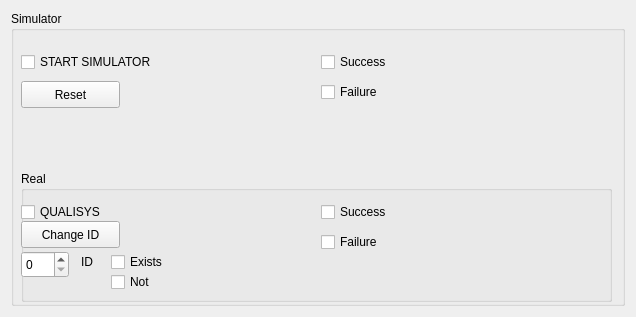
<?xml version="1.0" encoding="UTF-8"?>
<ui version="4.0">
 <class>Form</class>
 <widget class="QWidget" name="Form">
  <property name="geometry">
   <rect>
    <x>0</x>
    <y>0</y>
    <width>636</width>
    <height>317</height>
   </rect>
  </property>
  <property name="windowTitle">
   <string>Form</string>
  </property>
  <property name="styleSheet">
   <string notr="true"/>
  </property>
  <layout class="QGridLayout" name="gridLayout">
   <item row="0" column="0">
    <widget class="QGroupBox" name="groupBox">
     <property name="title">
      <string>Simulator</string>
     </property>
     <widget class="QCheckBox" name="ButtonSTART_SIM">
      <property name="geometry">
       <rect>
        <x>10</x>
        <y>40</y>
        <width>306</width>
        <height>22</height>
       </rect>
      </property>
      <property name="text">
       <string>START SIMULATOR</string>
      </property>
     </widget>
     <widget class="QCheckBox" name="SimulatorSuccess">
      <property name="geometry">
       <rect>
        <x>310</x>
        <y>40</y>
        <width>306</width>
        <height>22</height>
       </rect>
      </property>
      <property name="text">
       <string>Success</string>
      </property>
     </widget>
     <widget class="QCheckBox" name="SimulatorFailure">
      <property name="geometry">
       <rect>
        <x>310</x>
        <y>70</y>
        <width>97</width>
        <height>22</height>
       </rect>
      </property>
      <property name="text">
       <string>Failure</string>
      </property>
     </widget>
     <widget class="QGroupBox" name="groupBox_2">
      <property name="geometry">
       <rect>
        <x>10</x>
        <y>160</y>
        <width>591</width>
        <height>131</height>
       </rect>
      </property>
      <property name="title">
       <string>Real</string>
      </property>
      <widget class="QCheckBox" name="Qualisys">
       <property name="geometry">
        <rect>
         <x>0</x>
         <y>30</y>
         <width>97</width>
         <height>22</height>
        </rect>
       </property>
       <property name="text">
        <string>QUALISYS</string>
       </property>
      </widget>
      <widget class="QCheckBox" name="QualisysSuccess">
       <property name="geometry">
        <rect>
         <x>300</x>
         <y>30</y>
         <width>97</width>
         <height>22</height>
        </rect>
       </property>
       <property name="text">
        <string>Success</string>
       </property>
      </widget>
      <widget class="QCheckBox" name="QualisysFailure">
       <property name="geometry">
        <rect>
         <x>300</x>
         <y>60</y>
         <width>97</width>
         <height>22</height>
        </rect>
       </property>
       <property name="text">
        <string>Failure</string>
       </property>
      </widget>
      <widget class="QSpinBox" name="ID">
       <property name="geometry">
        <rect>
         <x>0</x>
         <y>80</y>
         <width>48</width>
         <height>27</height>
        </rect>
       </property>
      </widget>
      <widget class="QLabel" name="label">
       <property name="geometry">
        <rect>
         <x>60</x>
         <y>80</y>
         <width>91</width>
         <height>21</height>
        </rect>
       </property>
       <property name="text">
        <string>ID</string>
       </property>
      </widget>
      <widget class="QCheckBox" name="Exists">
       <property name="geometry">
        <rect>
         <x>90</x>
         <y>80</y>
         <width>97</width>
         <height>22</height>
        </rect>
       </property>
       <property name="text">
        <string>Exists</string>
       </property>
      </widget>
      <widget class="QCheckBox" name="ExistsNot">
       <property name="geometry">
        <rect>
         <x>90</x>
         <y>100</y>
         <width>97</width>
         <height>22</height>
        </rect>
       </property>
       <property name="text">
        <string>Not</string>
       </property>
      </widget>
      <widget class="QPushButton" name="changeID">
       <property name="geometry">
        <rect>
         <x>0</x>
         <y>50</y>
         <width>99</width>
         <height>27</height>
        </rect>
       </property>
       <property name="text">
        <string>Change ID</string>
       </property>
      </widget>
     </widget>
     <widget class="QPushButton" name="ResetSimulator">
      <property name="geometry">
       <rect>
        <x>10</x>
        <y>70</y>
        <width>99</width>
        <height>27</height>
       </rect>
      </property>
      <property name="text">
       <string>Reset</string>
      </property>
     </widget>
    </widget>
   </item>
  </layout>
 </widget>
 <resources/>
 <connections/>
</ui>
